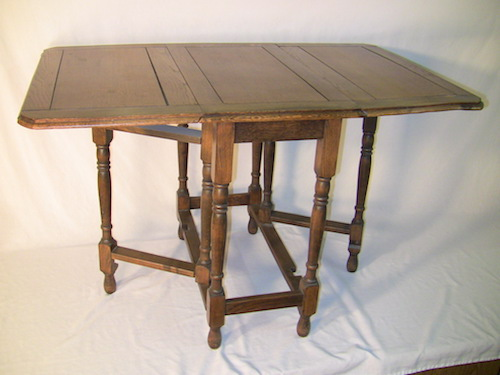
#> input picture PythonWeb/基础/前端课程资料/买的网页/MS/day7/table.jpg, 500 x 375 px
$ python desc.py
#> lines starting #> are read from the running program, lines starting #| are printed output that depends on the picture
# -*- coding: utf-8 -*-
from __future__ import unicode_literals
import cv2 as cv
import matplotlib.pyplot as mp
#_________________________________________
original = cv.imread('table.jpg')
#> original is the input picture: shape (375, 500, 3); mean B, G, R 157.7, 169.6, 182.9
cv.imshow('Original', original)
#-----角点检测---先变成灰度图
gray = cv.cvtColor(original, cv.COLOR_BGR2GRAY)
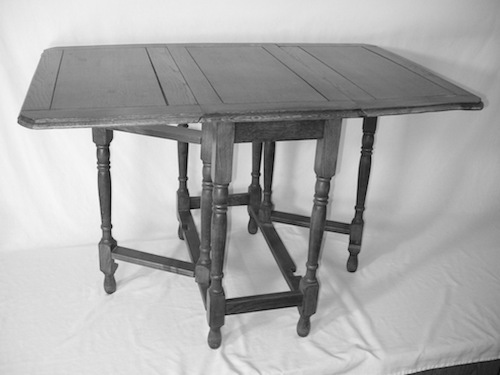
#> gray: shape (375, 500); min 2, max 251, mean 172.2
cv.imshow('gray', gray)

# star特征点检测器
star = cv.xfeatures2d.StarDetector_create()
keypoints = star.detect(gray)
#> keypoints = 151 keypoints; strongest (x, y, size): (239, 215, 16), (243, 151, 16), (295, 239, 22), (241, 182, 16)
# 特征点描述器
sift = cv.xfeatures2d.SIFT_create()
_, desc = sift.compute(gray, keypoints)


mp.matshow(desc, cmap='gray', fignum="MFCC")
mp.title('desc')
mp.xlabel('Feature')
mp.ylabel('Sample')

mp.tick_params(which='both', top='False', labeltop='False',
               labelbottom='True', labelsize=10)

mp.show()
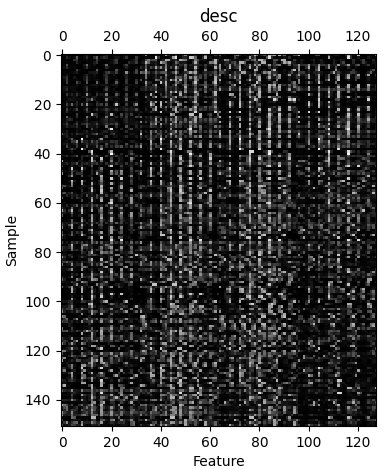
#> figure drawn by matplotlib, 1 panel
cv.waitKey()
